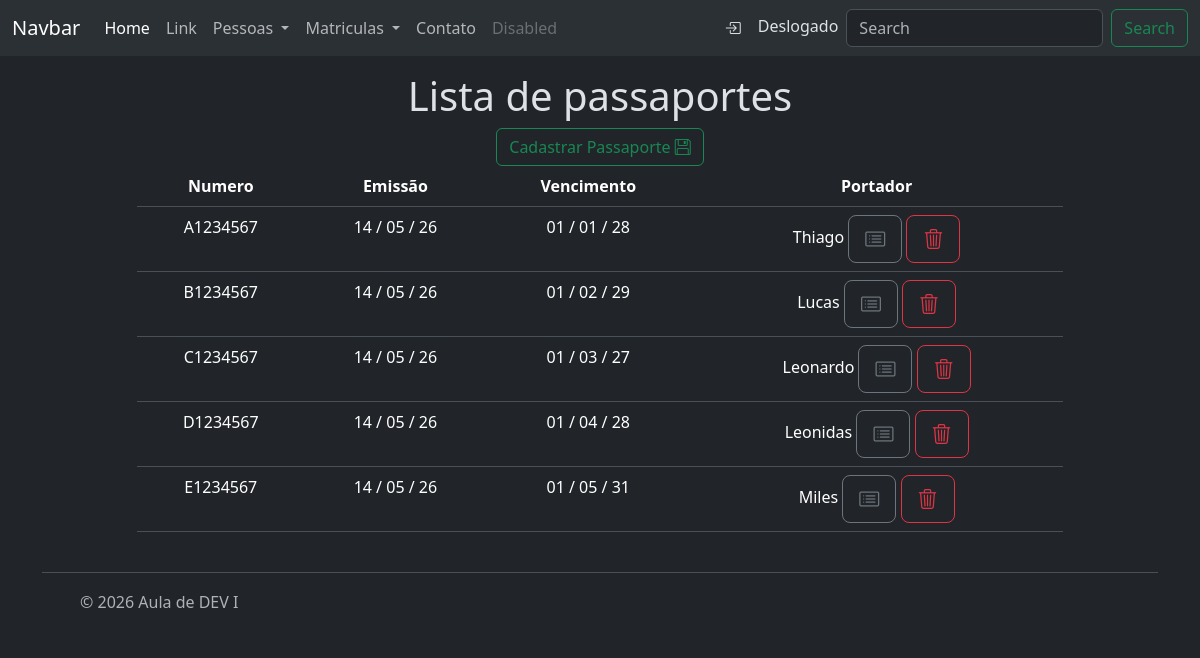
Page /relacionamentos/passaporte/classe_generica/list on the committed database.
### relacionamentos/models/passaporte.py (models this page shows, shortened)
class Passaporte(BaseModel):
    numero = models.CharField(max_length=20, unique=True,
                              validators=[MinLengthValidator(4)],
                              help_text='Número do passaporte',
                              verbose_name='Numero do Passaporte')
    emissao = models.DateField(verbose_name='Data de Emissao',
                               help_text='Data de emissão do passaporte',
                               validators=[MinValueValidator(date.today)])
    vencimento = models.DateField(verbose_name='Data de Vencimento',
                                help_text='Data de vencimento do passaporte')
    pessoa = models.OneToOneField(Pessoa, help_text='Pessoa associada ao passaporte', on_delete=models.CASCADE)

### relacionamentos/models/pessoa.py (models this page shows, shortened)
class Pessoa(BaseModel):
    nome = models.CharField(max_length=100
                            , verbose_name='Nome'
                            , help_text='Insira o nome da pessoa'
                            , validators=[MinLengthValidator(5)])
    data_nascimento = models.DateField(verbose_name='Data de Nascimento'
                                      , help_text='Insira a data de nascimento da pessoa')
    cpf = models.CharField(max_length=11, unique=True
                           , validators=[MinLengthValidator(11), validacao_cpf]
                           , help_text='Insira o CPF da pessoa'
                           , verbose_name='CPF')

### relacionamentos/views/passaporte.py (the view)
# urls.py: path("passaporte/classe_generica/list",PassportListGenericView.as_view(), name= "classe_generica_passaporte_list"),
class PassportListGenericView(ListView):
    model = Passaporte
    queryset = Passaporte.objects.all()
    context_object_name = "passaportes"
    template_name = "passaport/list.html"

### relacionamentos/templates/passaport/list.html
{% extends "base.html" %}
{% block title %}
{% if passaportes %}
Lista de passaportes
{% else %}
Nenhum passaporte Cadastrado
{% endif %}
{% endblock title %}
{% block content %}
<a class="btn btn-outline-success" role="button" href="{% url 'relacionamentos:classe_generica_passaporte_create' %}">
    Cadastrar Passaporte <i class="bi bi-floppy"></i>
    </a>
{% if passaportes %}
<table class="table table-hover">
    <thead>
        <th>Numero</th>
        <th>Emissão</th>
        <th>Vencimento</th>
        <th>Portador</th>
    </thead>
    <tbody>
        {% for passaporte in passaportes %}
        <tr>
            <td>
                {{passaporte.numero}}
            </td>
            <td>
                {{passaporte.emissao|date:'d / m / y'}}
            </td>
            <td>
                {{passaporte.vencimento|date:' d / m / y'}}
            </td>
            <td>
                {{passaporte.pessoa.nome}}
            <a class="btn btn-outline-secondary btn-lg" role='button' title='Detalhar'
                    href="{% url 'relacionamentos:classe_generica_passaporte_read' passaporte.pk %}">
                    <i class="bi bi-card-list"></i>
                </a>
            <a class="btn btn-outline-danger btn-lg" role='button' title='Deletar'
                href="{% url 'relacionamentos:classe_generica_passaporte_delete' passaporte.pk %}">
                <i class="bi bi-trash3"></i>
            </a>
        </tr>
        {% endfor %}
    </tbody>
</table>
{% endif %}
{% endblock content %}

### rows in the picture
Passaporte: numero "A1234567", emissao "14 / 05 / 26", vencimento "01 / 01 / 28", pessoa.nome "Thiago"
Passaporte: numero "B1234567", emissao "14 / 05 / 26", vencimento "01 / 02 / 29", pessoa.nome "Lucas"
Passaporte: numero "C1234567", emissao "14 / 05 / 26", vencimento "01 / 03 / 27", pessoa.nome "Leonardo"
Passaporte: numero "D1234567", emissao "14 / 05 / 26", vencimento "01 / 04 / 28", pessoa.nome "Leonidas"
Passaporte: numero "E1234567", emissao "14 / 05 / 26", vencimento "01 / 05 / 31", pessoa.nome "Miles"
